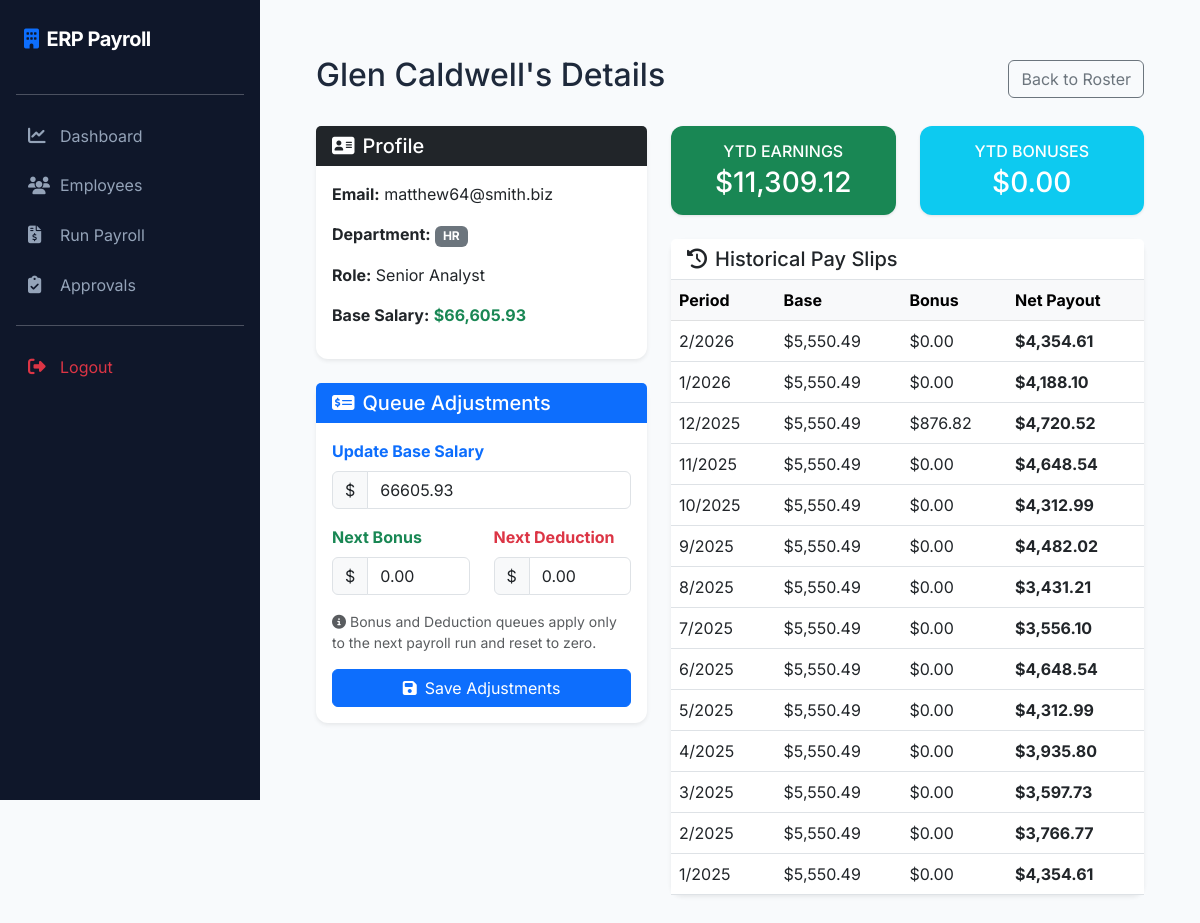
The app's page /employee/2 (signed in) with its own data.
### app/models/__init__.py (models this page shows)
class Employee(db.Model):
    __tablename__ = 'employees'
    emp_id = db.Column(db.Integer, primary_key=True)
    name = db.Column(db.String(100))
    email = db.Column(db.String(100), unique=True)
    department_id = db.Column(db.Integer, db.ForeignKey('departments.dept_id'))
    designation = db.Column(db.String(50))
    join_date = db.Column(db.Date)
    is_active = db.Column(db.Boolean, default=True) # Soft delete
    base_salary = db.Column(db.Numeric(10, 2))
    pending_bonus = db.Column(db.Numeric(10, 2), default=0.0)
    pending_deduction = db.Column(db.Numeric(10, 2), default=0.0)
    attendance_records = db.relationship('Attendance', backref='employee', lazy='dynamic')
    payroll_records = db.relationship('Payroll', backref='employee', lazy='dynamic')

class Department(db.Model):
    __tablename__ = 'departments'
    dept_id = db.Column(db.Integer, primary_key=True)
    dept_name = db.Column(db.String(100), unique=True)
    employees = db.relationship('Employee', backref='department', lazy='dynamic')

class Payroll(db.Model):
    __tablename__ = 'payroll'
    payroll_id = db.Column(db.Integer, primary_key=True)
    emp_id = db.Column(db.Integer, db.ForeignKey('employees.emp_id'))
    month = db.Column(db.Integer)
    year = db.Column(db.Integer)
    status = db.Column(db.String(20), default='Pending') # Pending, Approved, Rejected
    base_salary = db.Column(db.Numeric(10, 2))
    bonus = db.Column(db.Numeric(10, 2), default=0.0)
    overtime_pay = db.Column(db.Numeric(10, 2), default=0.0)
    tax = db.Column(db.Numeric(10, 2), default=0.0)
    deductions = db.Column(db.Numeric(10, 2), default=0.0)
    net_salary = db.Column(db.Numeric(10, 2))
    processed_date = db.Column(db.DateTime, default=datetime.utcnow)

### app/routes/main.py (the view)
@main_bp.route('/employee/<int:emp_id>')
@login_required
def employee_details(emp_id):
    if current_user.role not in ['Admin', 'HR', 'Finance']:
        flash('Access Denied.', 'danger')
        return redirect(url_for('main.dashboard'))
    emp = Employee.query.get_or_404(emp_id)
    dept = Department.query.get(emp.department_id)
    dossier = PayrollAnalyticsEngine.generate_employee_dossier(emp_id)
    payrolls = Payroll.query.filter_by(emp_id=emp_id).order_by(Payroll.year.desc(), Payroll.month.desc()).all()
    return render_template('employee_details.html', title=f"Employee: {emp.name}", employee=emp, department=dept, dossier=dossier, payrolls=payrolls)

### app/__init__.py (called while the page is built)
@login_manager.user_loader
def load_user(user_id):
    from app.models import User
    return User.query.get(int(user_id))

### templates/employee_details.html
{% extends "base.html" %}
{% block content %}
<div class="container mt-4">
    <div class="d-flex justify-content-between align-items-center mb-4">
        <h2>{{ employee.name }}'s Details</h2>
        <a href="{{ url_for('main.employees') }}" class="btn btn-outline-secondary">Back to Roster</a>
    </div>
    <div class="row">
        <div class="col-md-5">
            <div class="card mb-4 shadow-sm border-0">
                <div class="card-header bg-dark text-white border-0">
                    <h5 class="card-title mb-0"><i class="fa-solid fa-address-card me-2"></i>Profile</h5>
                </div>
                <div class="card-body">
                    <p><strong>Email:</strong> {{ employee.email }}</p>
                    <p><strong>Department:</strong> <span class="badge bg-secondary">{{ department.dept_name }}</span>
                    </p>
                    <p><strong>Role:</strong> {{ employee.designation }}</p>
                    <p><strong>Base Salary:</strong> <span class="text-success fw-bold">${{
                            "{:,.2f}".format(employee.base_salary) }}</span></p>
                </div>
            </div>
            <div class="card mb-4 shadow-sm border-0">
                <div class="card-header bg-primary text-white border-0">
                    <h5 class="card-title mb-0"><i class="fa-solid fa-money-check-dollar me-2"></i>Queue Adjustments
                    </h5>
                </div>
                <div class="card-body">
                    <form action="{{ url_for('main.adjust_employee_pay', emp_id=employee.emp_id) }}" method="POST">
                        <div class="mb-3">
                            <label class="form-label text-primary fw-bold">Update Base Salary</label>
                            <div class="input-group">
                                <span class="input-group-text">$</span>
                                <input type="number" step="0.01" class="form-control" name="new_base_salary"
                                    value="{{ employee.base_salary }}">
                            </div>
                        </div>
                        <div class="row mb-3">
                            <div class="col-md-6">
                                <label class="form-label text-success fw-bold">Next Bonus</label>
                                <div class="input-group">
                                    <span class="input-group-text">$</span>
                                    <input type="number" step="0.01" class="form-control" name="pending_bonus"
                                        value="{{ employee.pending_bonus }}">
                                </div>
                            </div>
                            <div class="col-md-6">
                                <label class="form-label text-danger fw-bold">Next Deduction</label>
                                <div class="input-group">
                                    <span class="input-group-text">$</span>
                                    <input type="number" step="0.01" class="form-control" name="pending_deduction"
                                        value="{{ employee.pending_deduction }}">
                                </div>
                            </div>
                        </div>
                        <p class="small text-muted mb-3"><i class="fa-solid fa-circle-info me-1"></i>Bonus and Deduction
                            queues apply only to the next payroll run and reset to zero.</p>
                        <button type="submit" class="btn btn-primary w-100"><i
                                class="fa-solid fa-floppy-disk me-2"></i>Save Adjustments</button>
                    </form>
                </div>
            </div>
        </div>
        <div class="col-md-7">
            <div class="row mb-4">
                <div class="col-md-6">
                    <div class="card bg-success text-white">
                        <div class="card-body text-center">
                            <h6 class="text-uppercase mb-1">YTD Earnings</h6>
                            <h3 class="mb-0">${{ "{:,.2f}".format(dossier.ytd_salary) }}</h3>
                        </div>
                    </div>
                </div>
                <div class="col-md-6">
                    <div class="card bg-info text-white">
                        <div class="card-body text-center">
                            <h6 class="text-uppercase mb-1">YTD Bonuses</h6>
                            <h3 class="mb-0">${{ "{:,.2f}".format(dossier.ytd_bonus) }}</h3>
                        </div>
                    </div>
                </div>
            </div>
            <div class="card shadow-sm border-0">
                <div class="card-header bg-white border-bottom">
                    <h5 class="card-title mb-0"><i class="fa-solid fa-clock-rotate-left me-2"></i>Historical Pay Slips
                    </h5>
                </div>
                <div class="card-body p-0">
                    <div class="table-responsive">
                        <table class="table table-hover mb-0">
                            <thead class="table-light">
                                <tr>
                                    <th>Period</th>
                                    <th>Base</th>
                                    <th>Bonus</th>
                                    <th>Net Payout</th>
                                </tr>
                            </thead>
                            <tbody>
                                {% for pr in payrolls %}
                                <tr>
                                    <td>{{ pr.month }}/{{ pr.year }}</td>
                                    <td>${{ "{:,.2f}".format(pr.base_salary) }}</td>
                                    <td>${{ "{:,.2f}".format(pr.bonus) }}</td>
                                    <td class="fw-bold">${{ "{:,.2f}".format(pr.net_salary) }}</td>
                                </tr>
                                {% else %}
                                <tr>
                                    <td colspan="4" class="text-center py-4 text-muted">No historical payroll runs
                                        found.</td>
                                </tr>
                                {% endfor %}
                            </tbody>
                        </table>
                    </div>
                </div>
            </div>
        </div>
    </div>
</div>
{% endblock %}

### templates/base.html (style rules this page uses)
:root { --sidebar-width: 260px; --primary-color: #0f172a; --accent-color: #3b82f6; --bg-light: #f8fafc; }
body { font-family: 'Inter', sans-serif; background-color: var(--bg-light); color: #1e293b; }
.card { border: none; border-radius: 12px; box-shadow: 0 1px 3px rgba(0, 0, 0, 0.1); }

### records on screen
Employee: name "Glen Caldwell", email "matthew64@smith.biz", designation "Senior Analyst", base_salary "66,605.93", new_base_salary "66605.93", pending_bonus "0.00", pending_deduction "0.00"
Department: dept_name "HR"
Payroll: month "2", year "2026", base_salary "5,550.49", bonus "0.00", net_salary "4,354.61"
Payroll: month "1", year "2026", base_salary "5,550.49", bonus "0.00", net_salary "4,188.10"
Payroll: month "12", year "2025", base_salary "5,550.49", bonus "876.82", net_salary "4,720.52"
Payroll: month "11", year "2025", base_salary "5,550.49", bonus "0.00", net_salary "4,648.54"
Payroll: month "10", year "2025", base_salary "5,550.49", bonus "0.00", net_salary "4,312.99"
Payroll: month "9", year "2025", base_salary "5,550.49", bonus "0.00", net_salary "4,482.02"
Payroll: month "8", year "2025", base_salary "5,550.49", bonus "0.00", net_salary "3,431.21"
Payroll: month "7", year "2025", base_salary "5,550.49", bonus "0.00", net_salary "3,556.10"
Payroll: month "6", year "2025", base_salary "5,550.49", bonus "0.00", net_salary "4,648.54"
Payroll: month "5", year "2025", base_salary "5,550.49", bonus "0.00", net_salary "4,312.99"
Payroll: month "4", year "2025", base_salary "5,550.49", bonus "0.00", net_salary "3,935.80"
Payroll: month "3", year "2025", base_salary "5,550.49", bonus "0.00", net_salary "3,597.73"
Payroll: month "2", year "2025", base_salary "5,550.49", bonus "0.00", net_salary "3,766.77"
Payroll: month "1", year "2025", base_salary "5,550.49", bonus "0.00", net_salary "4,354.61"

### other values on screen
{{ "{:,.2f}".format(dossier.ytd_salary) }} "11,309.12"
{{ "{:,.2f}".format(dossier.ytd_bonus) }} "0.00"
